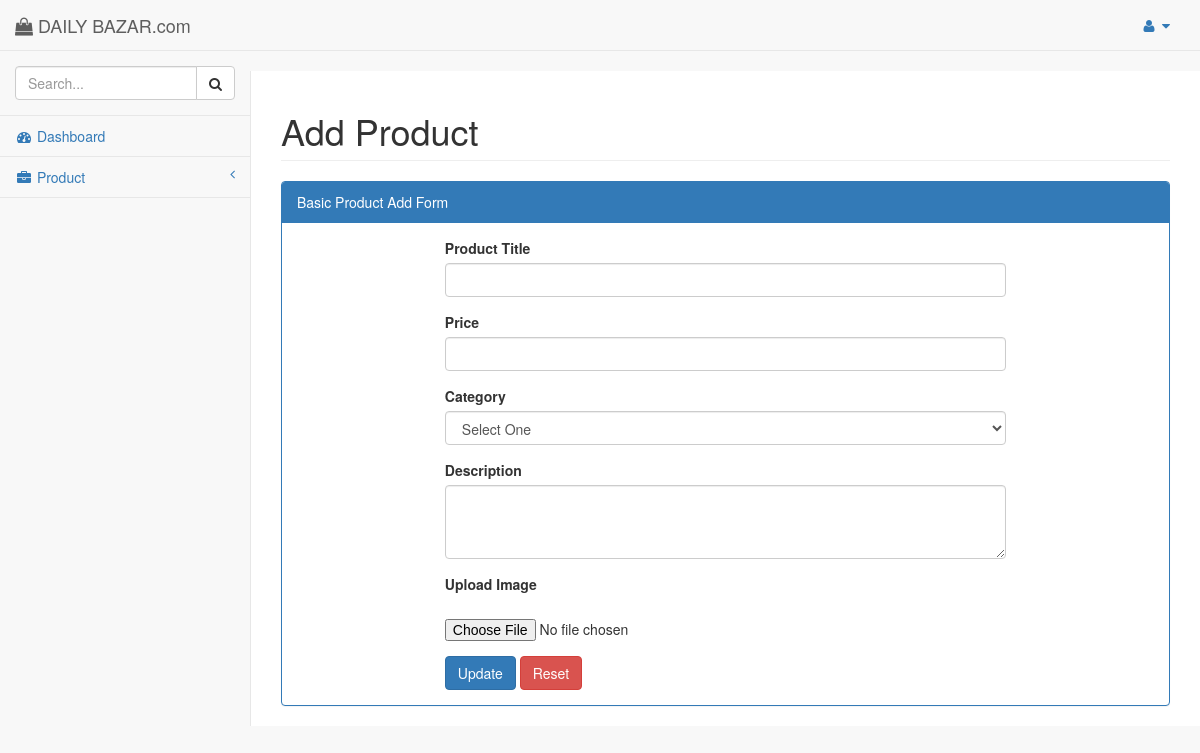
The app's page /view/admin/product/edit.php?id=357145b2480d58a496f6af045213790a, older data.
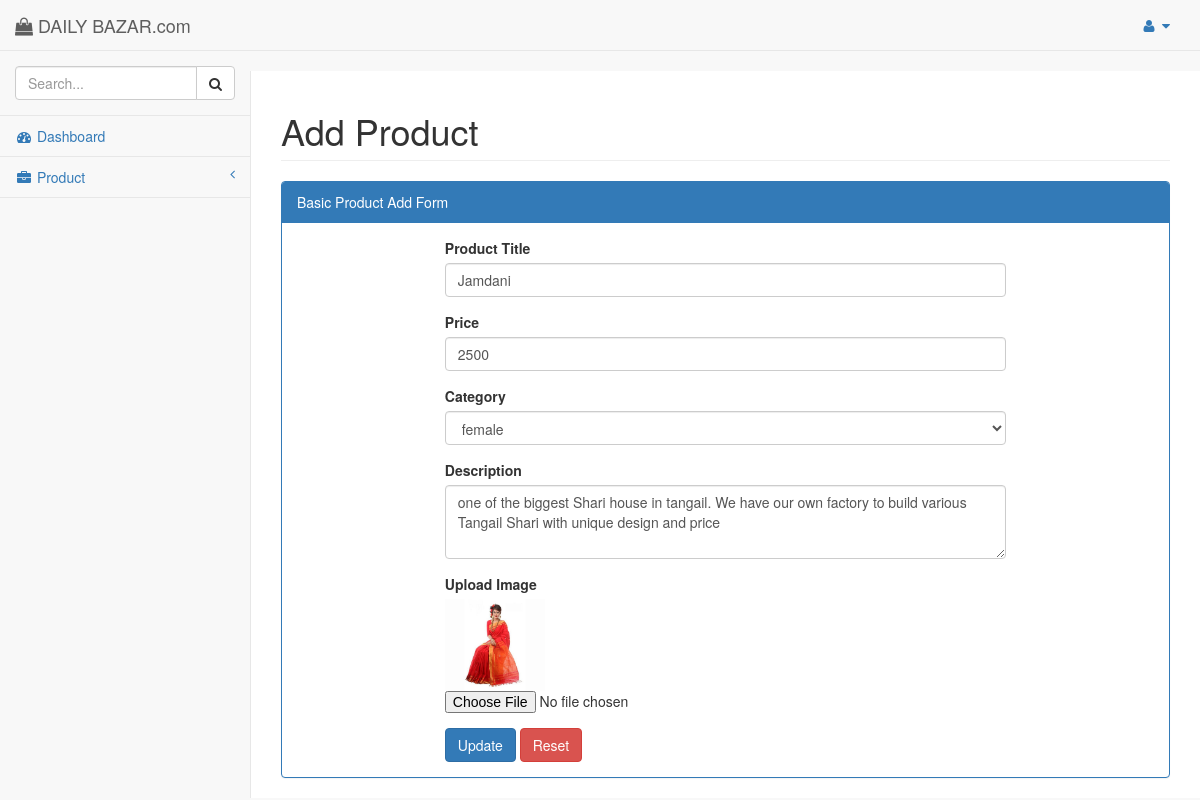
The same page, newer data.
### tables this page shows
CREATE TABLE `product` (
  `id` int(11) NOT NULL,
  `name` varchar(255) NOT NULL,
  `price` varchar(255) NOT NULL,
  `gender` varchar(255) NOT NULL,
  `detail` varchar(255) NOT NULL,
  `image` varchar(255) NOT NULL,
  `unique_id` varchar(255) NOT NULL
);

### src/connection.php (called while the page is built, shortened)
<?php
class Connection{
    private $user = 'root';
    private $pass = '';
    public function __construct(){
        try{
            $this->con = new PDO('mysql:host=localhost;dbname=bazar',$this->user,$this->pass);
        }
        catch (PDOException $e){
            print "ERROR!:" . $e->getMessage() . "<br>";
            die();
        }
    }
}
?>

### src/admin/bazar/bazar.php (called while the page is built, shortened)
<?php
class Bazar extends Connection{
    public function view($id){
        try {
            $query = ("SELECT * FROM `product` WHERE unique_id = :id");
            $stmt = $this->con->prepare($query);
            $stmt->bindValue(':id', $id, PDO::PARAM_INT);
            $stmt->execute();
            if($stmt){
                return $stmt->fetch(PDO::FETCH_ASSOC);
            }else{
                header('location: index.php');
            }
            return $stmt->fetch(PDO::FETCH_ASSOC);
        }
        catch (PDOException $e){
            print "Error!: " . $e->getMessage() . "<br>";
            die();
        }
    }
}

### view/admin/product/edit.php (the view, shortened to what the changed rows need)
<?php
include_once '../include/header.php';
$bazar = new App\admin\bazar\Bazar;
$product = $bazar->view($_GET['id']);
?>>
    <div id="page-wrapper" style="min-height: 349px;">
        <div class="row">
            <div class="col-lg-12">
                <h1 class="page-header">Add Product</h1>
            </div>
        </div>
        <div class="row">
            <div class="col-lg-12">
                <div class="panel panel-primary">
                    <div class="panel-body">
                        <div class="row">
                            <div class="col-lg-8 col-md-offset-2">
                                <form action="view/admin/product/update.php" method="POST" enctype="multipart/form-data">
                                    <div class="form-group">
                                        <label>Product Title</label>
                                        <input type="text" value="<?php echo $product['name']; ?>" name="name" class="form-control">
                                    </div>
                                    <div class="form-group">
                                        <label>Price</label>
                                        <input type="text" name="price" value="<?php echo $product['price']; ?>" class="form-control">
                                    </div>
                                    <div class="form-group">
                                        <label>Category</label>
                                        <select name="gender" class="form-control">
                                            <option>Select One</option>
                                            <option <?php echo($product['gender']=='female')?'selected':'';?> value="female">female</option>
                                        </select>
                                    </div>
                                    <div class="form-group">
                                        <label>Description</label>
                                        <textarea class="form-control" name="detail" rows="3"><?php echo $product['detail']; ?></textarea>
                                    </div>
                                    <div class="form-group">
                                        <label>Upload Image</label><br>
                                        <img src="assets/admin/uploads/<?php echo $product['image'] ?>" alt="" width="100"><br>
                                        <input type="file" name="image"/>
                                    </div>
                                </form>
                            </div>
                        </div>
                    </div>
                </div>
            </div>
        </div>
    </div>
    <?php
include_once '../include/footer.php';
?>

### view/admin/include/header.php (shortened to what the changed rows need)
<!DOCTYPE html>
<html lang="en">
<head>
    <link href="assets/admin/vendor/bootstrap/css/bootstrap.min.css" rel="stylesheet">
    <link href="assets/admin/vendor/metisMenu/metisMenu.min.css" rel="stylesheet">
    <link href="assets/admin/dist/css/sb-admin-2.css" rel="stylesheet">
    <link href="assets/admin/vendor/morrisjs/morris.css" rel="stylesheet">
    <link href="assets/admin/vendor/font-awesome/css/font-awesome.min.css" rel="stylesheet" type="text/css">
    <link href="assets/admin/css/style.css" rel="stylesheet" type="text/css">
</head>
<body>
    <div id="wrapper">
        <nav class="navbar navbar-default navbar-static-top" role="navigation" style="margin-bottom: 0">
            <div class="navbar-header">
                <a class="navbar-brand" href="index.php"><i class="fa fa-shopping-bag"></i> DAILY BAZAR.com</a>
            </div>
        </nav>

Row changes from the older to the newer data that the page shows:
added product: name "Jamdani", price "2500", gender "female", detail "one of the biggest Shari house in tangail. We have our own factory to build various Tangail Shari with unique design and price", image (picture)
Text that changed along with them:
form field gender: "Select One" → (not shown)
